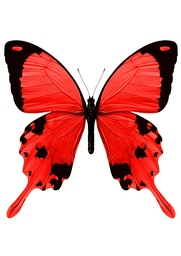
#> input picture but2.jpg, 181 x 256 px, shrunk from 1240 x 1754 before the run
$ jupyter execute CV.ipynb   (shell and % lines are left out)
#> lines starting #> are read from the running program, lines starting #| are printed output that depends on the picture
[cell 1]
import matplotlib.pyplot as plt
import sys
from PIL import Image
import numpy as np
sys.setrecursionlimit(50000)
import colorsys
from copy import copy, deepcopy
from sklearn.cluster import MiniBatchKMeans

[cell 2]
def read_img(filename):
    im=Image.open(filename)
    return im

def to_matrix(img):
    img = img.convert('L')
    bw = np.asarray(img).copy()
    return bw
    #bwf = bw.flatten();

[cell 3]
filename = "but2.jpg"
clusters = {
    "red" : [255, 0, 0],
    "green" : [130, 255, 0],
    "white" : [255, 255, 255],
    "black" : [0, 0, 0]
}

[cell 4]
class DominantColors:

    img_row = None
    image = None
    colors = None
    labels = None
    clusters = None
    max_iterations = None

    def __init__(self, image, clusters=3, max_iter= 100):
        self.clusters = clusters
        self.image = image
        self.max_iterations = max_iter

    def dominant_colors(self):
        print("Started reshape")
        self.img_row = self.reshape_to_list(self.image)
        print("Processing: " + str(len(self.img_row)))
        kmeans = MiniBatchKMeans(n_clusters = self.clusters, max_iter = self.max_iterations, verbose=True, init='k-means++')
        print("Started fitting")
        kmeans.fit(np.array(self.img_row))
        self.colors = kmeans.cluster_centers_
        self.labels = kmeans.labels_
        return self.colors.astype(int)

    def reshape_to_list(self, matrix):
        result = []
        for row in matrix:
            for point in row:
                result.append(row)
        return result

    def rgb_to_hex(self, rgb):
        return '#%02x%02x%02x' % (int(rgb[0]), int(rgb[1]), int(rgb[2]))

    def plot_clusters(self):
        #plotting
        fig = plt.figure()
        ax = Axes3D(fig)
        for label, pix in zip(self.labels,self.img_row):
            ax.scatter(pix[0], pix[1], pix[2], color = self.rgb_to_hex(self.colors[label]))
        plt.show()

[cell 5]
def euclidian_diff(p1, p2):
    s = 0
    for i in range(len(p1)):
        s = s + (p1[i] - p2[i]) ** 2
    return s ** 1/2

def closest(point, clusters):
    res = list(clusters.values())[0]
    for cluster_p in clusters.values():
        if(euclidian_diff(cluster_p, point) < euclidian_diff(res, point)):
            res = cluster_p
    return res

[cell 6]
def points_diff(p_source, p_targe):
    h_s,_ ,_  = colorsys.rgb_to_hsv(p_source[0], p_source[1] , p_source[2])
    h_t,_ ,_  = colorsys.rgb_to_hsv(p_targe[0], p_targe[1] , p_targe[2])
    return abs(h_t - h_s)

def move_colour(point, h_diff):
    h, s, v = colorsys.rgb_to_hsv(point[0], point[1] , point[2])
    h_new = h + h_diff
    if(h_new > 1): h_new = h_new - 1
    return list(colorsys.hsv_to_rgb(h_new, s, v))

[cell 7]
def show(img_matrix):
    arr = np.asarray(img_matrix)
    i = Image.fromarray(arr.astype('uint8'), 'RGB')
    plt.imshow(i)
    plt.show()

def show_colour(colour):
    colour_matrix = original = [[colour for i in range(4)] for j in range(1)]
    show(colour_matrix)

[cell 8]
def change_colour(source, target, processed, original):
    result = deepcopy(original)
    diff = points_diff(source, target)
    for y in range(len(result)):
        for x in range(len(result[y])):
            point = result[y][x]
            if(processed[y][x] == source):
                result[y][x] = move_colour(point, diff)
    return result

def load(filename):
#> called with filename = 'but2.jpg'
    img = read_img(filename)
#> in read_img, im is the input picture: PIL image 181x256 RGB; mean R, G, B 225.7, 171.8, 169.7
    width, height = img.size
#> width = 181; height = 256
    image = img.load()
    original = [[[0, 0, 0] for i in range(width)] for j in range(height)]
    for y in range(height):
        for x in range(width):
            original[y][x] = list(image[x, y])
#> after the loop, original = 256 items
    return original

def process(image, clusters):
    processed_img = [[[0, 0, 0] for i in range(len(image[0]))] for j in range(len(image))]
    for y in range(len(image)):
        for x in range(len(image[y])):
            processed_img[y][x] = closest(image[y][x], clusters)
    return processed_img

[cell 9]
original = load(filename)
#> original = 256 items
show(original)

[cell 10]
# [4 lines of commented-out code are left out]

[cell 11]
#dom_col.plot_clusters()

[cell 12]
processed = process(original, clusters)
#> the loop in process, `for y in range(len(image)):` made 256 passes

[cell 13]
show(processed)

[cell 14]
to_colour = [247, 247, 0]
source_colour = clusters["red"]
changed = change_colour(source_colour, to_colour, processed, original)
show_colour(to_colour)
#> in show (call 3), `plt.show()`:
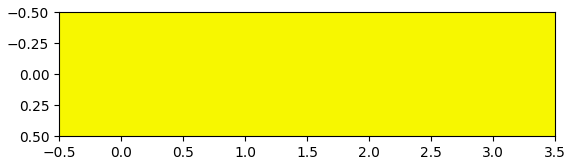
#> figure drawn by matplotlib, 1 panel
show(changed)
#> in show (call 4), `arr = np.asarray(img_matrix)`:
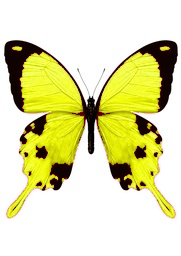
#> arr: shape (256, 181, 3) float64; mean of channels 0, 1, 2 223.7, 222.4, 169.6; drawn as R, G, B

[cell 15]
to_colour = [255, 0, 50]
source_colour = clusters["red"]
changed = change_colour(source_colour, to_colour, processed, original)
show_colour(to_colour)
#> in show (call 5), `plt.show()`:
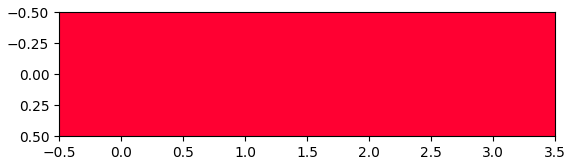
#> figure drawn by matplotlib, 1 panel
show(changed)
#> in show (call 6), `arr = np.asarray(img_matrix)`:
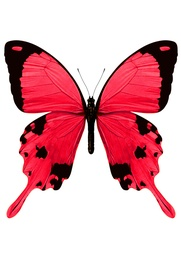
#> arr: shape (256, 181, 3) float64; mean of channels 0, 1, 2 225.7, 169.8, 178; drawn as R, G, B

[cell 16]
to_colour = [0, 255, 0]
source_colour = clusters["red"]
changed = change_colour(source_colour, to_colour, processed, original)
show_colour(to_colour)
#> in show (call 7), `plt.show()`:
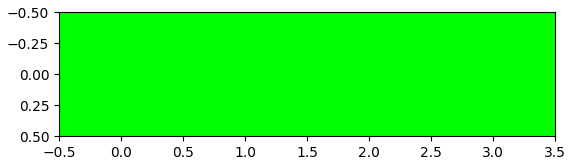
#> figure drawn by matplotlib, 1 panel
show(changed)
#> in show (call 8), `arr = np.asarray(img_matrix)`:
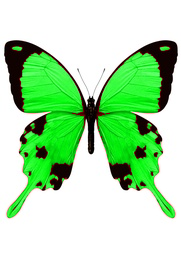
#> arr: shape (256, 181, 3) float64; mean of channels 0, 1, 2 173.1, 222.4, 171.6; drawn as R, G, B

[cell 17]
to_colour = [0, 0, 255]
source_colour = clusters["red"]
changed = change_colour(source_colour, to_colour, processed, original)
show_colour(to_colour)
#> in show (call 9), `plt.show()`:
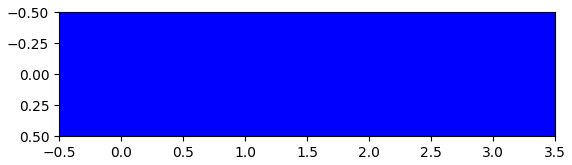
#> figure drawn by matplotlib, 1 panel
show(changed)
#> in show (call 10), `arr = np.asarray(img_matrix)`:
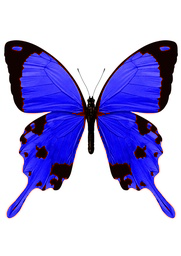
#> arr: shape (256, 181, 3) float64; mean of channels 0, 1, 2 175.1, 169.8, 222.2; drawn as R, G, B

[cell 18]
to_colour = [100, 30, 90]
source_colour = clusters["red"]
changed = change_colour(source_colour, to_colour, processed, original)
show_colour(to_colour)
#> in show (call 11), `plt.show()`:
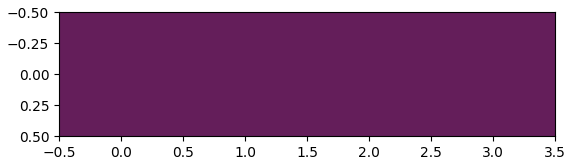
#> figure drawn by matplotlib, 1 panel
show(changed)
#> in show (call 12), `arr = np.asarray(img_matrix)`:
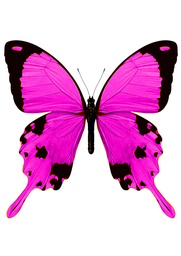
#> arr: shape (256, 181, 3) float64; mean of channels 0, 1, 2 225.7, 169.8, 212.7; drawn as R, G, B
